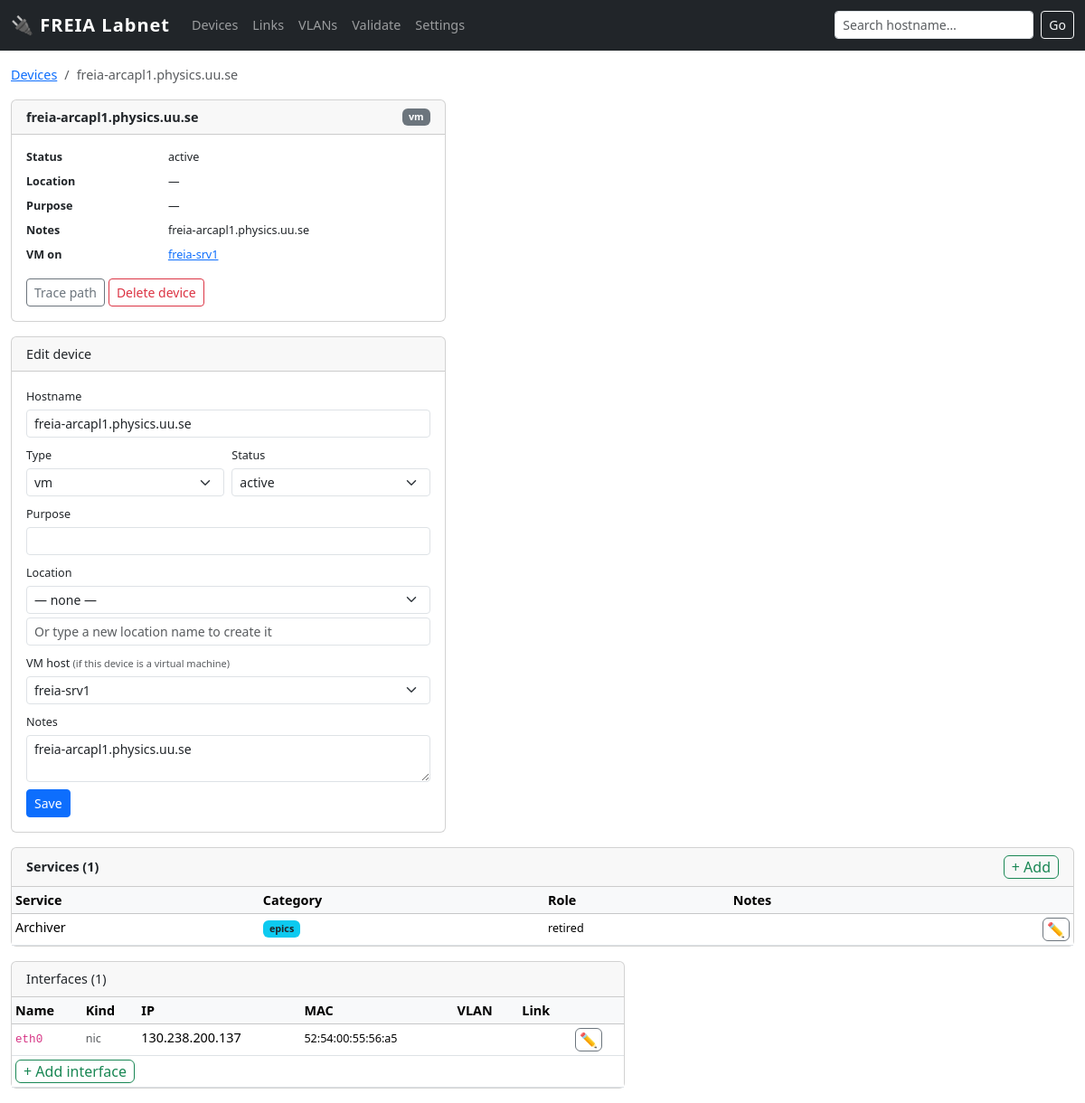
Page /device/133 on the earlier database version.
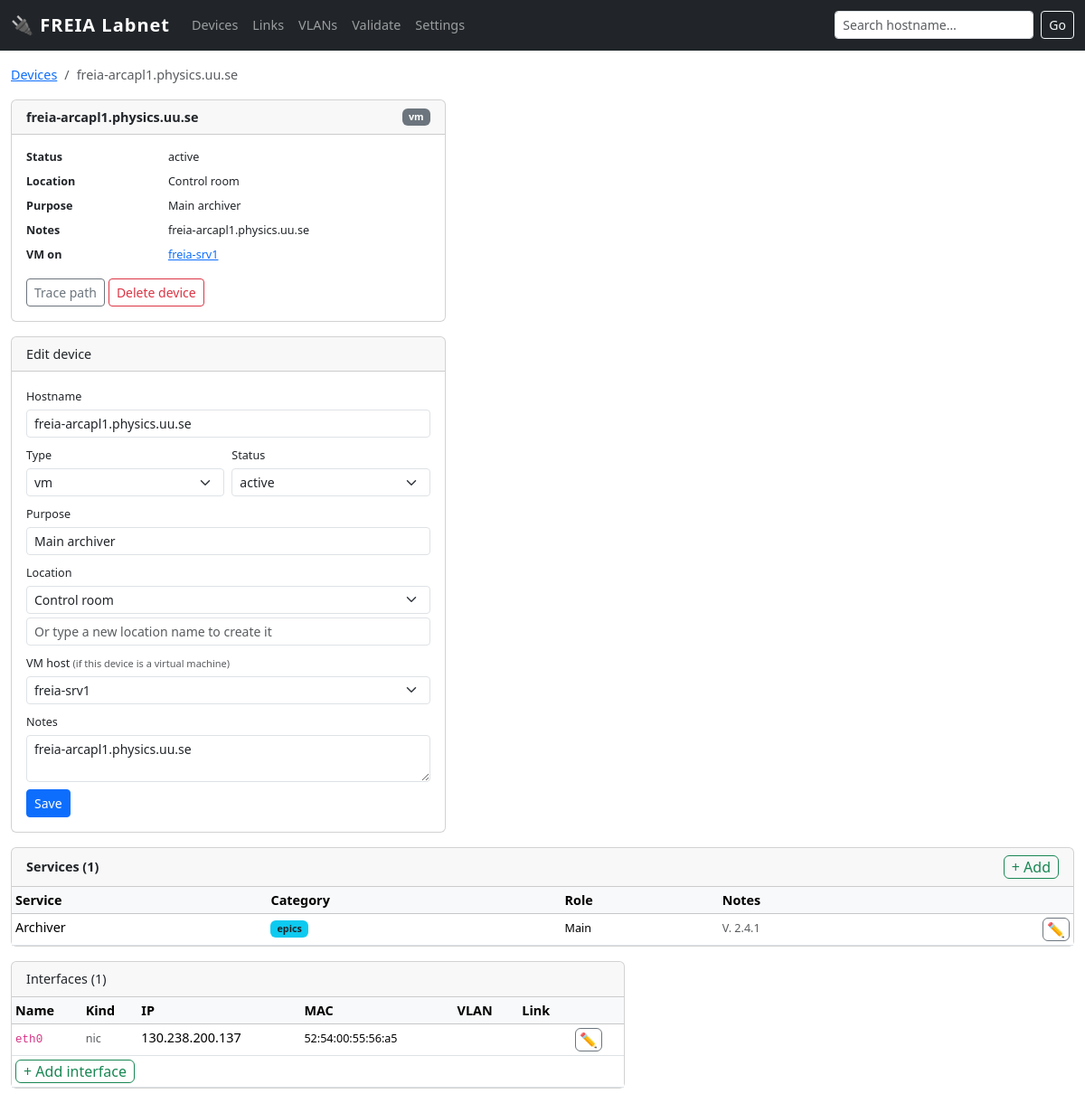
Same page on the later database version.
### tables this page shows
CREATE TABLE device_service (
    id         INTEGER PRIMARY KEY,
    device_id  INTEGER NOT NULL REFERENCES device(id),
    service_id INTEGER NOT NULL REFERENCES service(id),
    role       TEXT,
    notes      TEXT,
    UNIQUE(device_id, service_id)
);

CREATE TABLE "device" (
    id INTEGER PRIMARY KEY,
    hostname TEXT UNIQUE,
    kind TEXT NOT NULL,
    vendor_model TEXT,
    os TEXT,
    serial TEXT,
    location_id INTEGER REFERENCES location(id),
    owner TEXT,
    purpose TEXT,
    status TEXT NOT NULL DEFAULT 'active' CHECK(status IN (
        'active','spare','loan','disconnected','retired','planned'
    )),
    notes TEXT,
    vm_host_id INTEGER REFERENCES device(id)
);

CREATE TABLE enum_value (
        id       INTEGER PRIMARY KEY,
        category TEXT NOT NULL,
        value    TEXT NOT NULL,
        UNIQUE(category, value)
    );

CREATE TABLE service (id INTEGER PRIMARY KEY,name TEXT NOT NULL UNIQUE, category TEXT NOT NULL);

CREATE TABLE location (
    id INTEGER PRIMARY KEY,
    name TEXT UNIQUE NOT NULL,          -- 'Control room', 'FREIA hall', 'Room 30107'
    building TEXT,
    rack TEXT,
    notes TEXT
);

### app.py (the view, shortened to what this page needs)
@app.route('/device/<int:dev_id>')
def device(dev_id):
    dev = query(
        "SELECT d.*, l.name as location_name FROM device d "
        "LEFT JOIN location l ON l.id=d.location_id WHERE d.id=?",
        (dev_id,), one=True)
    if not dev:
        flash('Device not found', 'danger')
        return redirect(url_for('devices'))
    ifaces = query(
        "SELECT i.*, v.vid, v.name as vlan_name FROM iface i "
        "LEFT JOIN vlan v ON v.id=i.vlan_id WHERE i.device_id=?"
        " ORDER BY CAST(i.name AS INTEGER), i.name",
        (dev_id,))
    links = {}
    for iface in ifaces:
        lnks = query("""
            SELECT l.id as link_id, l.cable_nr, l.status, cr.type as cable_type,
                   CASE WHEN l.a_iface_id=? THEN l.b_iface_id ELSE l.a_iface_id END as remote_iface_id
            FROM link l LEFT JOIN cable_ref cr ON cr.nr=l.cable_nr
            WHERE l.a_iface_id=? OR l.b_iface_id=?
        """, (iface['id'], iface['id'], iface['id']))
    dev_services = query("""
        SELECT ds.id, s.name, s.category, ds.role, ds.notes
        FROM device_service ds JOIN service s ON s.id=ds.service_id
        WHERE ds.device_id=? ORDER BY s.category, s.name
    """, (dev_id,))
    all_services = query("SELECT id, name, category FROM service ORDER BY category, name")
    assigned_ids = {r['id'] for r in dev_services}
    avail_services = [s for s in all_services if s['id'] not in assigned_ids]
    vm_host = None
    if dev['vm_host_id']:
        vm_host = query("SELECT id, hostname FROM device WHERE id=?",
                        (dev['vm_host_id'],), one=True)
    hosted_vms = query(
        "SELECT id, hostname FROM device WHERE vm_host_id=? ORDER BY hostname",
        (dev_id,))
    locations = query("SELECT id, name, building, rack FROM location ORDER BY name")
    vlans     = query("SELECT id, vid, name FROM vlan ORDER BY vid")
    all_devs  = query("SELECT id, hostname FROM device ORDER BY hostname")
    return render_template('device.html', dev=dev, ifaces=ifaces, links=links,
        kinds=device_kinds(), statuses=device_statuses(), iface_kinds=IFACE_KINDS,
        locations=locations, vlans=vlans, all_devs=all_devs,
        dev_services=dev_services, avail_services=avail_services,
        vm_host=vm_host, hosted_vms=hosted_vms)

### app.py (called while the page is built)
def get_enum(category):
    try:
        rows = query("SELECT value FROM enum_value WHERE category=? ORDER BY value", (category,))
        return [r['value'] for r in rows]
    except Exception:
        return []

def device_kinds():    return get_enum('device_kind')

def device_statuses(): return get_enum('device_status')

def get_db():
    db = getattr(g, '_database', None)
    if db is None:
        db = g._database = sqlite3.connect(LABNET_PATH)
        db.row_factory = sqlite3.Row
        db.execute('PRAGMA foreign_keys = ON')
    return db

def query(sql, args=(), one=False):
    cur = get_db().execute(sql, args)
    rv = cur.fetchall()
    return (rv[0] if rv else None) if one else rv

### templates/device.html (shortened to what the changed rows need)
{% extends "base.html" %}
{% block content %}
<nav aria-label="breadcrumb" class="mb-2">
  <ol class="breadcrumb">
    <li class="breadcrumb-item"><a href="/devices">Devices</a></li>
    <li class="breadcrumb-item active">{{ dev['hostname'] }}</li>
  </ol>
</nav>
<div class="row g-3">
  <div class="col-lg-5">
    <div class="card mb-3">
      <div class="card-header d-flex justify-content-between align-items-center">
        <strong>{{ dev['hostname'] }}</strong>
        <span class="badge bg-secondary">{{ dev['kind'] }}</span>
      </div>
      <div class="card-body">
        <dl class="row mb-0 small">
          <dt class="col-4">Status</dt><dd class="col-8">{{ dev['status'] }}</dd>
          <dt class="col-4">Location</dt><dd class="col-8">{{ dev['location_name'] or '—' }}</dd>
          <dt class="col-4">Purpose</dt><dd class="col-8">{{ dev['purpose'] or '—' }}</dd>
          <dt class="col-4">Notes</dt><dd class="col-8">{{ dev['notes'] or '—' }}</dd>
          {% if vm_host %}
          <dt class="col-4">VM on</dt>
          <dd class="col-8"><a href="/device/{{ vm_host['id'] }}">{{ vm_host['hostname'] }}</a></dd>
          {% endif %}
        </dl>
      </div>
    </div>
    <div class="card">
      <div class="card-body">
        <form method="post" action="/device/{{ dev['id'] }}/edit">
          <div class="mb-2">
            <label class="form-label small mb-1">Hostname</label>
            <input type="text" name="hostname" class="form-control form-control-sm"
                   value="{{ dev['hostname'] or '' }}" required>
          </div>
          <div class="row g-2 mb-2">
            <div class="col">
              <label class="form-label small mb-1">Type</label>
              <select name="kind" class="form-select form-select-sm">
                {% for k in kinds %}
                <option value="{{ k }}" {% if k == dev['kind'] %}selected{% endif %}>{{ k }}</option>
                {% endfor %}
              </select>
            </div>
            <div class="col">
              <label class="form-label small mb-1">Status</label>
              <select name="status" class="form-select form-select-sm">
                {% for s in statuses %}
                <option value="{{ s }}" {% if s == dev['status'] %}selected{% endif %}>{{ s }}</option>
                {% endfor %}
              </select>
            </div>
          </div>
          <div class="mb-2">
            <label class="form-label small mb-1">Purpose</label>
            <input type="text" name="purpose" class="form-control form-control-sm"
                   value="{{ dev['purpose'] or '' }}">
          </div>
          <div class="mb-2">
            <label class="form-label small mb-1">Location</label>
            <select name="location_id" class="form-select form-select-sm mb-1">
              <option value="">— none —</option>
              {% for loc in locations %}
              <option value="{{ loc['id'] }}"
                {% if loc['id'] == dev['location_id'] %}selected{% endif %}>
                {{ loc['name'] }}{% if loc['building'] %} ({{ loc['building'] }}{% if loc['rack'] %}, {{ loc['rack'] }}{% endif %}){% endif %}
              </option>
              {% endfor %}
            </select>
            <input type="text" name="new_location_name" class="form-control form-control-sm"
                   placeholder="Or type a new location name to create it">
          </div>
          <div class="mb-2">
            <label class="form-label small mb-1">VM host <span class="text-muted small">(if this device is a virtual machine)</span></label>
            <select name="vm_host_id" class="form-select form-select-sm">
              {% for d in all_devs %}
                {% if d['id'] != dev['id'] %}
                <option value="{{ d['id'] }}"
                  {% if d['id'] == dev['vm_host_id'] %}selected{% endif %}>
                  {{ d['hostname'] }}
                </option>
                {% endif %}
              {% endfor %}
            </select>
          </div>
          <div class="mb-2">
            <label class="form-label small mb-1">Notes</label>
            <textarea name="notes" class="form-control form-control-sm" rows="2">{{ dev['notes'] or '' }}</textarea>
          </div>
        </form>
      </div>
    </div>
  </div>
  <div class="col-12">
    <div class="card">
      {% if dev_services %}
      <div class="table-responsive">
        <table class="table table-sm table-hover mb-0">
          <thead class="table-light">
            <tr><th>Service</th><th>Category</th><th>Role</th><th>Notes</th><th></th></tr>
          </thead>
          <tbody>
            {% for ds in dev_services %}
            <tr>
              <td>{{ ds['name'] }}</td>
              <td><span class="badge {% if ds['category'] == 'epics' %}bg-info text-dark{% else %}bg-secondary{% endif %}">{{ ds['category'] }}</span></td>
              <td><small>{{ ds['role'] or '' }}</small></td>
              <td><small class="text-muted">{{ ds['notes'] or '' }}</small></td>
              <td class="text-end">
                <button class="btn btn-xs btn-outline-secondary py-0 px-1"
                        data-bs-toggle="collapse"
                        data-bs-target="#edit-svc-{{ ds['id'] }}">&#x270F;</button>
              </td>
            </tr>
            {% endfor %}
          </tbody>
        </table>
      </div>
      {% else %}
      <div class="card-body text-muted small">No services assigned.</div>
      {% endif %}
    </div>
  </div>
  <div class="col-lg-7">
    <div class="card">
      <div class="table-responsive">
        <table class="table table-sm table-hover mb-0">
          <thead class="table-light">
            <tr>
              <th>Name</th><th>Kind</th><th>IP</th><th>MAC</th><th>VLAN</th><th>Link</th><th></th>
            </tr>
          </thead>
        </table>
      </div>
    </div>
  </div>
</div>
{% endblock %}

Differences in the rows shown:
changed device "freia-arcapl1.physics.uu.se": purpose (not shown) → "Main archiver"; location_id (not shown) → "Control room"
now on this page (row unchanged): location: name "Control room"
changed device_service "Archiver": role "retired" → "Main"; notes (not shown) → "V. 2.4.1"
Other differences:
{{ dev['location_name'] or '—' }}: "—" → (not shown)
{{ dev['purpose'] or '—' }}: "—" → (not shown)
form field location_id: "— none —" → (not shown)
